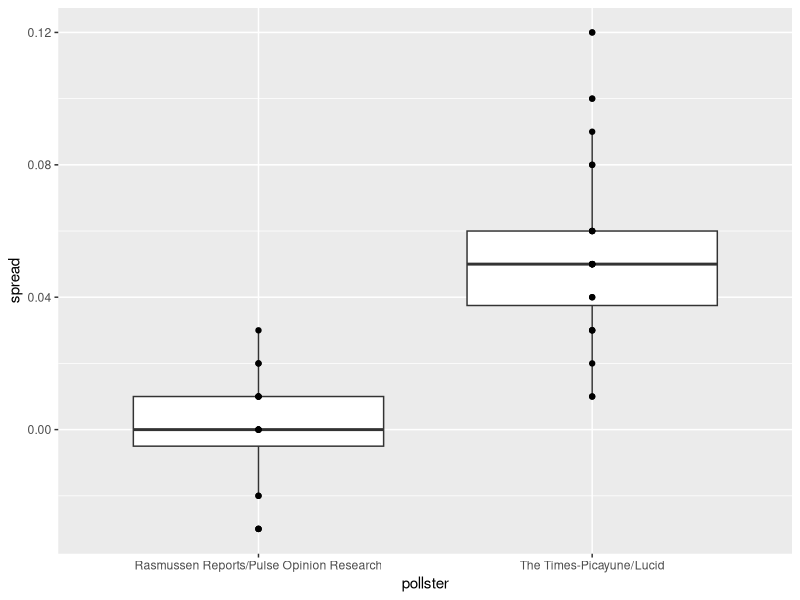

Write R code to recreate this figure.
# Load the libraries and data you need for the following exercises
library(dslabs)
library(dplyr)
library(ggplot2)
data("polls_us_election_2016")

# These lines of code filter for the polls we want and calculate the spreads
polls <- polls_us_election_2016 %>% 
  filter(pollster %in% c("Rasmussen Reports/Pulse Opinion Research","The Times-Picayune/Lucid") &
           enddate >= "2016-10-15" &
           state == "U.S.") %>% 
  mutate(spread = rawpoll_clinton/100 - rawpoll_trump/100) 

# Make a boxplot with points of the spread for each pollster
polls %>% ggplot(aes(pollster,spread))+geom_boxplot()+geom_point()
